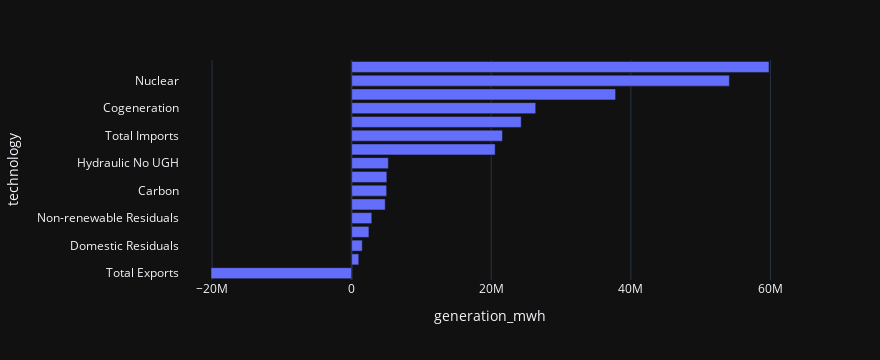

Notebook cell for this chart:
### Code cell
px.bar(data_frame=dfres, y='technology', x='generation_mwh')

### Figure 1 — Plotly figure (JSON) as saved in the notebook; plotly's stock layout.template omitted (floating-point values rounded to 4 significant figures)
{"data": [{"alignmentgroup": "True", "hovertemplate": "generation_mwh=%{x}<br>technology=%{y}<extra></extra>", "legendgroup": "", "marker": {"color": "#636efa", "pattern": {"shape": ""}}, "name": "", "offsetgroup": "", "orientation": "h", "showlegend": false, "textposition": "auto", "type": "bar", "x": [-20160000.0, 1020000.0, 1519000.0, 2476000.0, 2885000.0, 4811000.0, 5017000.0, 5042000.0, 5259688, 20560000.0, 21604101, 24290000.0, 26370000.0, 37820000.0, 54120000.0, 59800000.0], "xaxis": "x", "y": ["Total Exports", "Other Residuals", "Domestic Residuals", "Pumping Turbine", "Non-renewable Residuals", "Other Renewables", "Carbon", "Photovoltaic Thermal", "Hydraulic No UGH", "Photovoltaic Solar", "Total Imports", "Hydraulic UGH", "Cogeneration", "Combined Cycle", "Nuclear", "Eolic"], "yaxis": "y"}], "layout": {"barmode": "relative", "height": 360, "legend": {"tracegroupgap": 0}, "margin": {"t": 60}, "width": 880, "xaxis": {"anchor": "y", "autorange": true, "domain": [0, 1], "range": [-24600000.0, 64240000.0], "title": {"text": "generation_mwh"}, "type": "linear"}, "yaxis": {"anchor": "x", "autorange": true, "domain": [0, 1], "range": [-0.5, 15.5], "title": {"text": "technology"}, "type": "category"}}}
